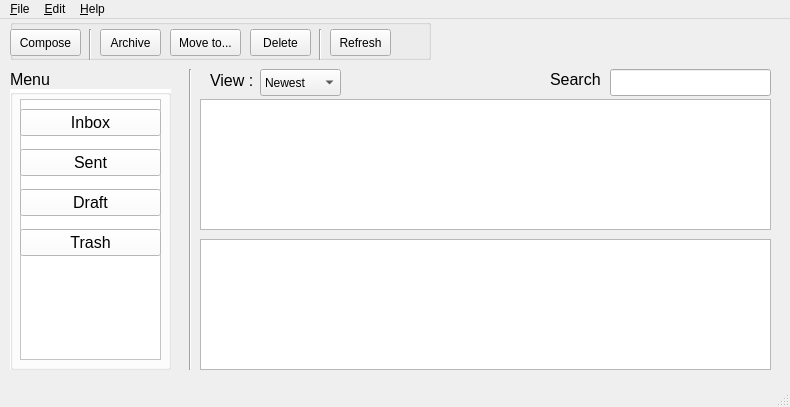
<?xml version="1.0" encoding="UTF-8"?>
<ui version="4.0">
 <class>draft_window</class>
 <widget class="QMainWindow" name="draft_window">
  <property name="geometry">
   <rect>
    <x>0</x>
    <y>0</y>
    <width>790</width>
    <height>407</height>
   </rect>
  </property>
  <property name="windowTitle">
   <string>MainWindow</string>
  </property>
  <widget class="QWidget" name="centralwidget">
   <widget class="QLineEdit" name="lineEdit">
    <property name="geometry">
     <rect>
      <x>610</x>
      <y>50</y>
      <width>161</width>
      <height>27</height>
     </rect>
    </property>
   </widget>
   <widget class="QComboBox" name="comboBox">
    <property name="geometry">
     <rect>
      <x>260</x>
      <y>50</y>
      <width>81</width>
      <height>27</height>
     </rect>
    </property>
    <item>
     <property name="text">
      <string>Newest</string>
     </property>
    </item>
    <item>
     <property name="text">
      <string>Oldest</string>
     </property>
    </item>
    <item>
     <property name="text">
      <string>Unread</string>
     </property>
    </item>
   </widget>
   <widget class="QLabel" name="search_label">
    <property name="geometry">
     <rect>
      <x>550</x>
      <y>40</y>
      <width>56</width>
      <height>41</height>
     </rect>
    </property>
    <property name="font">
     <font>
      <pointsize>12</pointsize>
     </font>
    </property>
    <property name="text">
     <string>Search :</string>
    </property>
   </widget>
   <widget class="QGroupBox" name="groupBox">
    <property name="geometry">
     <rect>
      <x>10</x>
      <y>0</y>
      <width>421</width>
      <height>41</height>
     </rect>
    </property>
    <property name="title">
     <string/>
    </property>
    <widget class="QPushButton" name="compose_pushButton_3">
     <property name="geometry">
      <rect>
       <x>0</x>
       <y>10</y>
       <width>71</width>
       <height>27</height>
      </rect>
     </property>
     <property name="text">
      <string>Compose</string>
     </property>
    </widget>
    <widget class="QPushButton" name="refresh_pushButton_3">
     <property name="geometry">
      <rect>
       <x>320</x>
       <y>10</y>
       <width>61</width>
       <height>27</height>
      </rect>
     </property>
     <property name="styleSheet">
      <string notr="true"/>
     </property>
     <property name="text">
      <string>Refresh</string>
     </property>
    </widget>
    <widget class="QPushButton" name="archive_pushButton_3">
     <property name="geometry">
      <rect>
       <x>90</x>
       <y>10</y>
       <width>61</width>
       <height>27</height>
      </rect>
     </property>
     <property name="text">
      <string>Archive</string>
     </property>
    </widget>
    <widget class="QPushButton" name="move_pushButton_3">
     <property name="geometry">
      <rect>
       <x>160</x>
       <y>10</y>
       <width>71</width>
       <height>27</height>
      </rect>
     </property>
     <property name="text">
      <string>Move to...</string>
     </property>
    </widget>
    <widget class="QPushButton" name="delete_pushButton_3">
     <property name="geometry">
      <rect>
       <x>240</x>
       <y>10</y>
       <width>61</width>
       <height>27</height>
      </rect>
     </property>
     <property name="text">
      <string>Delete</string>
     </property>
    </widget>
    <widget class="Line" name="line_4">
     <property name="geometry">
      <rect>
       <x>300</x>
       <y>10</y>
       <width>20</width>
       <height>31</height>
      </rect>
     </property>
     <property name="orientation">
      <enum>Qt::Vertical</enum>
     </property>
    </widget>
    <widget class="Line" name="line_5">
     <property name="geometry">
      <rect>
       <x>70</x>
       <y>10</y>
       <width>20</width>
       <height>31</height>
      </rect>
     </property>
     <property name="orientation">
      <enum>Qt::Vertical</enum>
     </property>
    </widget>
   </widget>
   <widget class="QTextBrowser" name="textBrowser_2">
    <property name="geometry">
     <rect>
      <x>200</x>
      <y>220</y>
      <width>571</width>
      <height>131</height>
     </rect>
    </property>
   </widget>
   <widget class="QTextBrowser" name="textBrowser">
    <property name="geometry">
     <rect>
      <x>200</x>
      <y>80</y>
      <width>571</width>
      <height>131</height>
     </rect>
    </property>
   </widget>
   <widget class="QLabel" name="view_label">
    <property name="geometry">
     <rect>
      <x>210</x>
      <y>46</y>
      <width>56</width>
      <height>31</height>
     </rect>
    </property>
    <property name="font">
     <font>
      <pointsize>12</pointsize>
     </font>
    </property>
    <property name="text">
     <string>View :</string>
    </property>
   </widget>
   <widget class="QGroupBox" name="groupBox_2">
    <property name="geometry">
     <rect>
      <x>10</x>
      <y>70</y>
      <width>161</width>
      <height>281</height>
     </rect>
    </property>
    <property name="autoFillBackground">
     <bool>false</bool>
    </property>
    <property name="styleSheet">
     <string notr="true">
background-color: rgb(255, 255, 255);</string>
    </property>
    <property name="title">
     <string/>
    </property>
    <widget class="QTreeView" name="menu_2">
     <property name="geometry">
      <rect>
       <x>10</x>
       <y>10</y>
       <width>141</width>
       <height>261</height>
      </rect>
     </property>
    </widget>
    <widget class="QPushButton" name="inbox_pushButton_3">
     <property name="geometry">
      <rect>
       <x>10</x>
       <y>20</y>
       <width>141</width>
       <height>27</height>
      </rect>
     </property>
     <property name="font">
      <font>
       <pointsize>12</pointsize>
      </font>
     </property>
     <property name="cursor">
      <cursorShape>PointingHandCursor</cursorShape>
     </property>
     <property name="styleSheet">
      <string notr="true"/>
     </property>
     <property name="text">
      <string>Inbox</string>
     </property>
    </widget>
    <widget class="QPushButton" name="sent_pushButton_3">
     <property name="geometry">
      <rect>
       <x>10</x>
       <y>60</y>
       <width>141</width>
       <height>27</height>
      </rect>
     </property>
     <property name="font">
      <font>
       <pointsize>12</pointsize>
      </font>
     </property>
     <property name="cursor">
      <cursorShape>PointingHandCursor</cursorShape>
     </property>
     <property name="text">
      <string>Sent</string>
     </property>
    </widget>
    <widget class="QPushButton" name="draft_pushButton_3">
     <property name="geometry">
      <rect>
       <x>10</x>
       <y>100</y>
       <width>141</width>
       <height>27</height>
      </rect>
     </property>
     <property name="font">
      <font>
       <pointsize>12</pointsize>
      </font>
     </property>
     <property name="cursor">
      <cursorShape>PointingHandCursor</cursorShape>
     </property>
     <property name="text">
      <string>Draft</string>
     </property>
    </widget>
    <widget class="QPushButton" name="trash_pushButton_3">
     <property name="geometry">
      <rect>
       <x>10</x>
       <y>140</y>
       <width>141</width>
       <height>27</height>
      </rect>
     </property>
     <property name="font">
      <font>
       <pointsize>12</pointsize>
      </font>
     </property>
     <property name="cursor">
      <cursorShape>PointingHandCursor</cursorShape>
     </property>
     <property name="text">
      <string>Trash</string>
     </property>
    </widget>
   </widget>
   <widget class="Line" name="line">
    <property name="geometry">
     <rect>
      <x>180</x>
      <y>50</y>
      <width>20</width>
      <height>301</height>
     </rect>
    </property>
    <property name="orientation">
     <enum>Qt::Vertical</enum>
    </property>
   </widget>
   <widget class="QLabel" name="menu_label">
    <property name="geometry">
     <rect>
      <x>10</x>
      <y>40</y>
      <width>56</width>
      <height>41</height>
     </rect>
    </property>
    <property name="font">
     <font>
      <pointsize>12</pointsize>
      <weight>50</weight>
      <bold>false</bold>
     </font>
    </property>
    <property name="text">
     <string>Menu</string>
    </property>
   </widget>
  </widget>
  <widget class="QMenuBar" name="menubar">
   <property name="geometry">
    <rect>
     <x>0</x>
     <y>0</y>
     <width>790</width>
     <height>25</height>
    </rect>
   </property>
   <widget class="QMenu" name="menu_File">
    <property name="title">
     <string>&amp;File</string>
    </property>
   </widget>
   <widget class="QMenu" name="menu_Edit">
    <property name="title">
     <string>&amp;Edit</string>
    </property>
   </widget>
   <widget class="QMenu" name="menu_Help">
    <property name="title">
     <string>&amp;Help</string>
    </property>
    <addaction name="actionAbout_Us"/>
   </widget>
   <addaction name="menu_File"/>
   <addaction name="menu_Edit"/>
   <addaction name="menu_Help"/>
  </widget>
  <widget class="QStatusBar" name="statusbar"/>
  <action name="actionAbout_Us">
   <property name="text">
    <string>About Us</string>
   </property>
  </action>
 </widget>
 <resources/>
 <connections/>
</ui>
